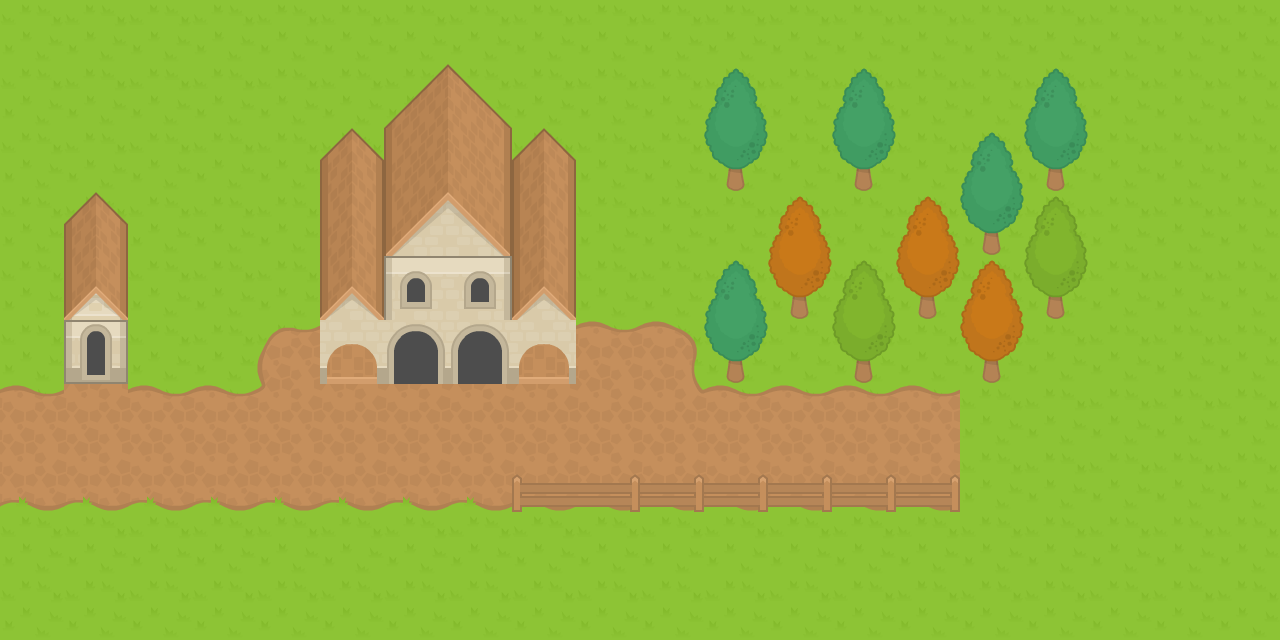

Below is a game level as drawn by its tile map, then a one-line description and the .tmx that defines it (tile-layer data replaced by summaries):
An orthogonal 20x10 tile map with 64x64 px tiles, 3 tile layers (Boden, Gebäude 1, Gebäude 2) and 3 objects.

<map version="1.0" orientation="orthogonal" renderorder="right-down" width="20" height="10" tilewidth="64" tileheight="64">
 <tileset firstgid="1" source="RPGpack_sheet.tsx" />
 <layer name="Boden" width="20" height="10">
  <data>[200 cells, 200 non-empty, 9 distinct tile ids]</data>
 </layer>
 <layer name="Gebäude 1" width="20" height="10">
  <data>[200 cells, 14 non-empty, 6 distinct tile ids]</data>
 </layer>
 <layer name="Gebäude 2" width="20" height="10">
  <data>[200 cells, 46 non-empty, 20 distinct tile ids]</data>
 </layer>
 <objectgroup color="#ff0000" name="Objektebene 1">
  <properties>
   <property name="test" value="42" />
  </properties>
  <object x="721.553" y="174.17" width="28" height="18.6667" rotation="-0.667344">
   <ellipse />
  </object>
  <object x="320.568" y="192.909" width="256.501" height="191.499" rotation="0.0407673" />
  <object x="512" y="500" width="446.667" height="10.6667" />
 </objectgroup>
</map>
